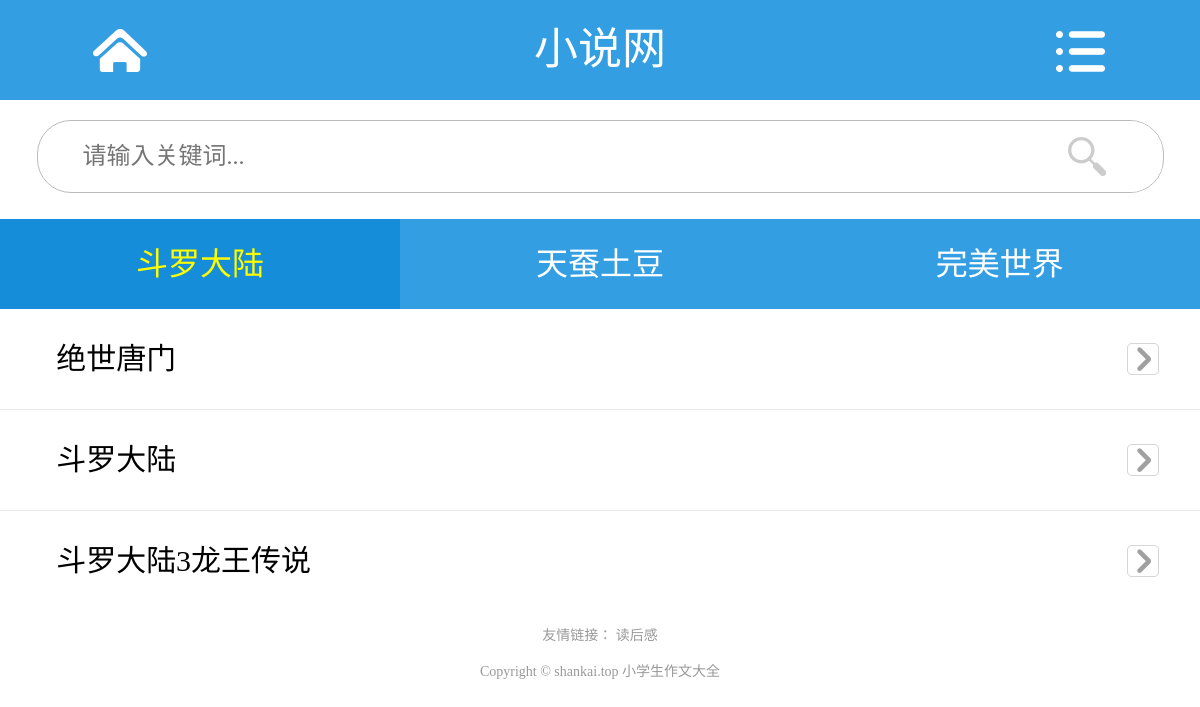
Before: / with the older database file.
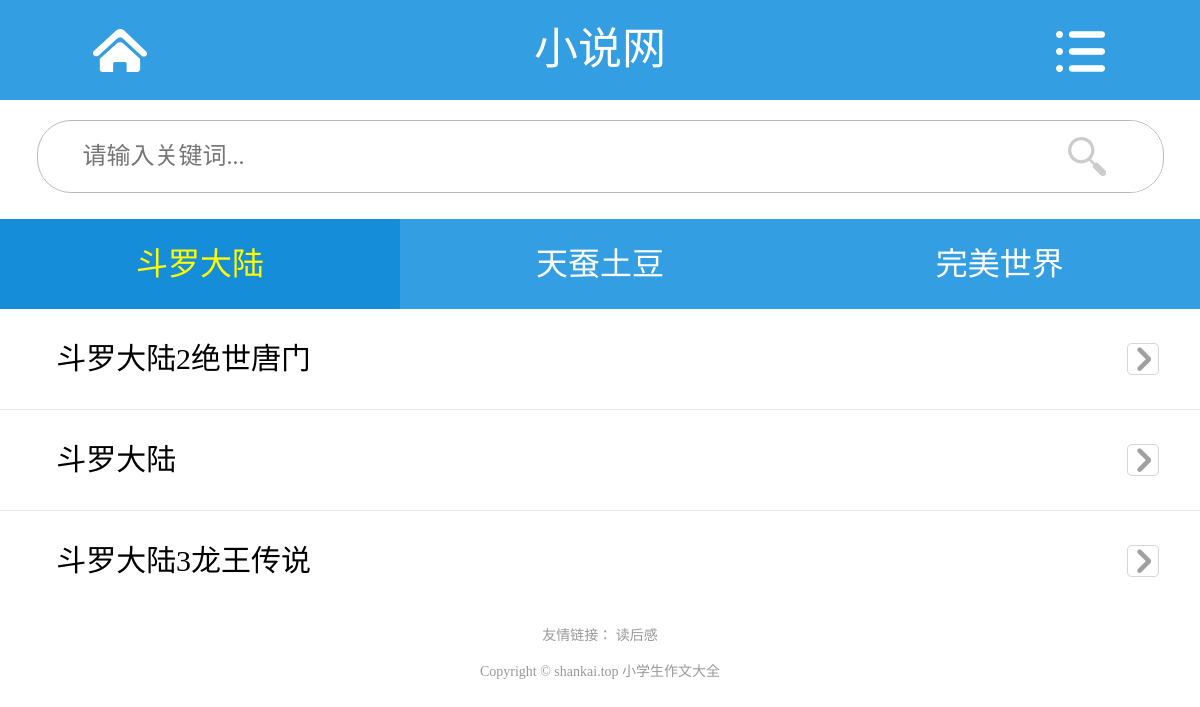
After: the same page with the newer database file.
### tables this page shows
CREATE TABLE `pre_book` (
  `id` int(11) unsigned NOT NULL AUTO_INCREMENT COMMENT '主键',
  `title` varchar(255) DEFAULT NULL COMMENT '小说标题',
  `author` varchar(255) DEFAULT NULL COMMENT '作者',
  `register_time` int(11) DEFAULT NULL COMMENT '时间',
  `content` text COMMENT '描述内容',
  `thumb` varchar(255) DEFAULT NULL COMMENT '图片封面',
  `cateid` int(1) unsigned DEFAULT NULL COMMENT '分类外键',
  `flag` enum('top','new','hot') NOT NULL DEFAULT 'new' COMMENT '书籍标签',
  `url` varchar(255) DEFAULT NULL COMMENT '采集详细地址',
  PRIMARY KEY (`id`),
  KEY `key_book_cateid` (`cateid`) USING BTREE,
  CONSTRAINT `foreign_book_cateid` FOREIGN KEY (`cateid`) REFERENCES `pre_cate` (`id`) ON DELETE SET NULL ON UPDATE NO ACTION
);

### includes/init.php (called while the page is built, shortened)
<?php
function My_Autoload ($classname) {
    $classname = strtolower($classname);
}
$db = new DB("localhost","root","root","book");
$config_c = $db->select()->from("config")->all();
?>

### includes/extends/class.db.php (called while the page is built, shortened)
<?php
class DB
{
    private $pre = "pre_";
    private $link = null;
    private $sql = null;
    public function __construct($hostname = "localhost",$username ='root',$password='',$dbname='')
    {
        $this->hostname = $hostname;
        $this->username = $username;
        $this->password = $password;
        $this->dbname = $dbname;
        $this->link = mysqli_connect($this->hostname,$this->username,$this->password) or die("连接数据库失败");
        mysqli_select_db($this->link,$this->dbname);
    }
    public function select($fields = "*")
    {
        $this->sql = "SELECT $fields ";
        return $this;
    }
    public function from($table,$as="")
    {
        $this->sql .= "FROM {$this->pre}$table ";
        return $this;
    }
    public function where($where = 1)
    {
        if(is_array($where))
        {
            $this->sql .= "WHERE ";
            foreach($where as $key=>$item)
            {
                $this->sql .= "$key = '$item' AND ";
            }
        }else {
            $this->sql .= "WHERE $where ";
        }
        $this->sql = trim($this->sql,"AND ");
        return $this;
    }
    public function limit($start=0,$limit=10)
    {
        $this->sql .= " LIMIT $start,$limit";
        return $this;
    }
    public function all()
    {
        $res = mysqli_query($this->link,$this->sql);
        while($row = mysqli_fetch_assoc($res))
        {
            $data[] = $row;
        }
        return $data;
    }
}
?>

### common.php (called while the page is built, shortened)
<?php
include_once("includes/init.php");
$keyword = isset($_POST['keyword']) ? trim($_POST['keyword']) : "";
if(!empty($keyword))
{
  $where = "title LIKE '%$keyword%'";
}else{
  $where = "";
}
$new = $db->select()->from("book")->where("flag = 'new' AND $where")->limit(0,20)->all();
?>

### index.php (the view, shortened to what this page needs)
<?php
include_once("includes/init.php");
include_once("common.php");
?>
<!DOCTYPE html>
<html>
<head>
  <?php include_once('meta.php');?>
</head>
<body>
  <div id="warmp" class="warmp">
    <?php include_once('header.php');?>
    <div class="tab-news" id="tab-news">
      <div class="tab-news-hd tab-hd-index">
            <ul class="fix">
                <li class="on">斗罗大陆</li>
                <li>天蚕土豆</li>
                <li>完美世界</li>
            </ul>
        </div>
        <div class="tab-news-con">
            <div class="con list-index active">
                <ul>
                  <?php foreach($new as $item){?>
                  <li><a href="chapterlist.php?bookid=<?php echo $item['id'];?>"><?php echo $item['title'];?></a></li>
                  <?php }?>
                </ul>
            </div>
        </div>
    </div>
    <?php include_once("footer.php");?>
  </div>
</body>
</html>

Changed rows visible on the page:
changed pre_book: title "绝世唐门" → "斗罗大陆2绝世唐门"
